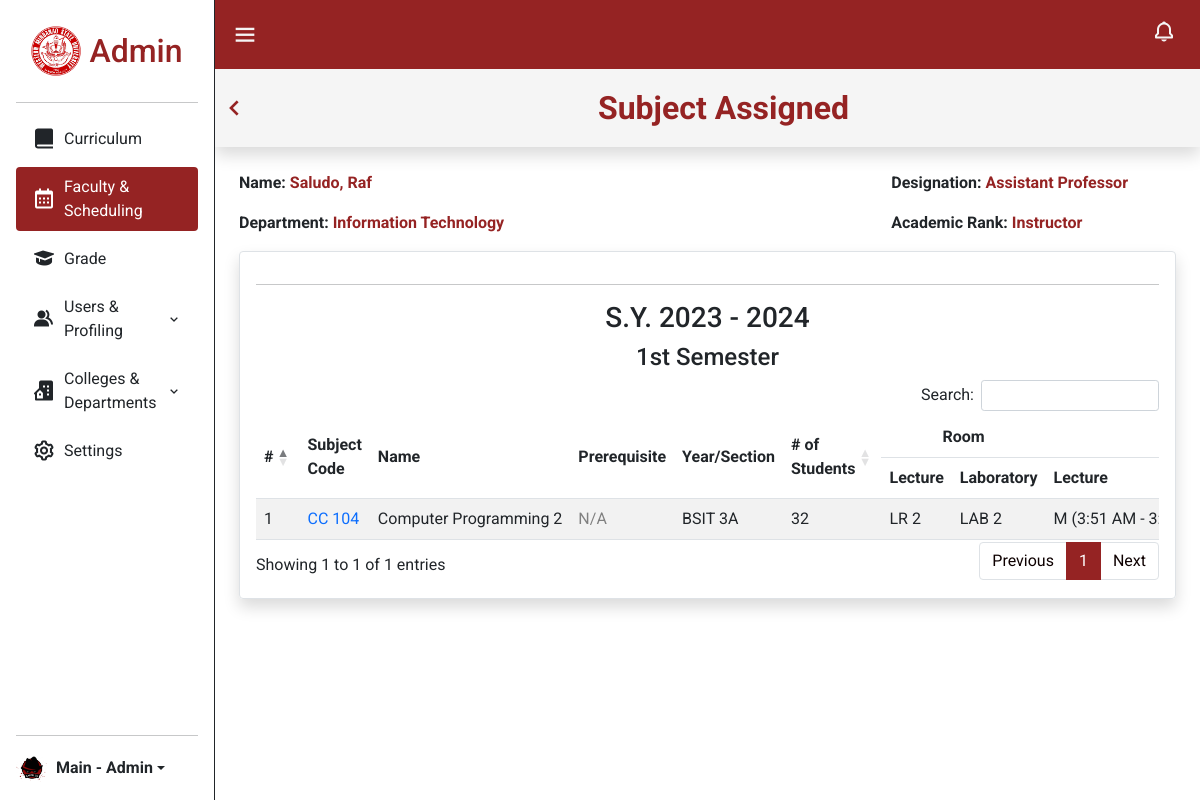
Page /admin/faculty_schedule?sched_id=16&department_id=17 (signed in) on the committed database.
### tables this page shows
CREATE TABLE `profiling_table` (
  `profiling_id` int(11) NOT NULL,
  `emp_id` text NOT NULL,
  `f_name` varchar(50) NOT NULL,
  `l_name` varchar(50) NOT NULL,
  `m_name` varchar(50) NOT NULL,
  `email` varchar(100) NOT NULL,
  `start_service` varchar(50) NOT NULL,
  `end_service` varchar(50) DEFAULT NULL,
  `acad_type` varchar(100) NOT NULL,
  `faculty_type` varchar(100) NOT NULL,
  `designation` varchar(100) NOT NULL,
  `department_id` int(100) NOT NULL,
  `is_created` timestamp NOT NULL DEFAULT current_timestamp(),
  `is_updated` timestamp NOT NULL DEFAULT current_timestamp() ON UPDATE current_timestamp()
);

CREATE TABLE `college_department_table` (
  `department_id` int(11) NOT NULL,
  `department_name` varchar(255) NOT NULL
);

CREATE TABLE `faculty_schedule` (
  `sched_id` int(11) NOT NULL,
  `profiling_id` int(11) NOT NULL,
  `release_time` tinyint(1) NOT NULL,
  `hrs_per_week` int(11) NOT NULL,
  `school_yr` varchar(255) NOT NULL,
  `semester` int(11) NOT NULL
);

CREATE TABLE `semester` (
  `semester_id` int(11) NOT NULL,
  `semester` varchar(50) NOT NULL
);

CREATE TABLE `faculty_subjects` (
  `faculty_sub_id` int(11) NOT NULL,
  `sched_id` int(11) NOT NULL,
  `curr_id` int(11) NOT NULL,
  `yr_sec` varchar(255) NOT NULL,
  `no_students` int(11) NOT NULL,
  `lec_days` varchar(255) DEFAULT NULL,
  `lab_days` varchar(255) DEFAULT NULL,
  `lec_time` varchar(255) DEFAULT NULL,
  `lab_time` varchar(255) DEFAULT NULL,
  `lec_room` varchar(255) DEFAULT NULL,
  `lab_room` varchar(255) DEFAULT NULL,
  `lec_units` int(11) DEFAULT NULL,
  `lab_units` int(11) DEFAULT NULL
);

CREATE TABLE `curr_table` (
  `curr_id` int(11) NOT NULL,
  `curr_year_id` int(11) NOT NULL,
  `college_course_id` int(11) NOT NULL,
  `time_id` int(11) NOT NULL,
  `year_level_id` int(11) NOT NULL,
  `semester_id` int(11) NOT NULL,
  `sub_code` varchar(150) NOT NULL,
  `sub_name` varchar(250) NOT NULL,
  `sub_prerequisite` varchar(250) DEFAULT NULL,
  `lec` int(11) DEFAULT NULL,
  `lab` int(11) DEFAULT NULL
);

### classes/faculty_sched.class.php (called while the page is built, shortened)
<?php
require_once 'database.php';
class Faculty_Sched
{
    protected $db;
    function __construct()
    {
        $this->db = new Database();
    }
    function fetch($sched_id)
    {
        $sql = "SELECT fs.*, CONCAT(p.l_name, ', ', p.f_name, ' ', p.m_name) AS fullName, s.semester as semester_name FROM faculty_schedule fs
                LEFT JOIN semester s ON fs.semester = s.semester_id
                INNER JOIN profiling_table p ON fs.profiling_id = p.profiling_id
                WHERE sched_id = :sched_id;";
        $query = $this->db->connect()->prepare($sql);
        $query->bindParam(':sched_id', $sched_id);
        if ($query->execute()) {
            $data = $query->fetch();
        }
        return $data;
    }
}
?>

### classes/database.php (called while the page is built)
<?php
class Database {
  private $host = 'localhost';
  private $username = 'root';
  private $password = '';
  private $database = 'auto_gsdb';
  protected $connection;
  function connect() {
    try {
      $this->connection = new PDO("mysql:host=$this->host;dbname=$this->database", $this->username, $this->password);
    }
    catch(PDOException $e) {
      echo "Connection Error!" . $e->getMessage();
    }
    return $this->connection;
  }
}
?>

### classes/profiling.class.php (called while the page is built, shortened)
<?php
require_once 'database.php';
class Profiling
{
  protected $db;
  function __construct()
  {
    $this->db = new Database();
  }
  public function fetchForSched($record_profiling_id)
  {
    $sql = "SELECT p.*, CONCAT(p.l_name, ', ', p.f_name, ' ', p.m_name) AS fullName, c.department_name
            FROM profiling_table p
            LEFT JOIN college_department_table c ON p.department_id = c.department_id
            WHERE profiling_id = :profiling_id;
            ";
    $query = $this->db->connect()->prepare($sql);
    $query->bindParam(':profiling_id', $record_profiling_id);
    $data = null;
    if ($query->execute()) {
      $data = $query->fetch();
    }
    return $data;
  }
}
?>

### classes/faculty_subs.class.php (called while the page is built, shortened)
<?php
require_once 'database.php';
class Faculty_Subjects
{
    protected $db;
    function __construct()
    {
        $this->db = new Database();
    }
    function showByFaculty($sched_id)
    {
        $sql = "SELECT fs.*, ct.sub_code, ct.sub_name, ct.sub_prerequisite FROM faculty_subjects fs
            LEFT JOIN curr_table ct ON fs.curr_id = ct.curr_id
            WHERE sched_id = :sched_id";
        $query = $this->db->connect()->prepare($sql);
        $query->bindParam(':sched_id', $sched_id);
        $data = null;
        if ($query->execute()) {
            $data = $query->fetchAll();
        }
        return $data;
    }
}
?>

### admin/faculty_schedule.php (the view, shortened to what this page needs)
<?php
require_once '../classes/profiling.class.php';
require_once '../classes/faculty_sched.class.php';
require_once '../classes/faculty_subs.class.php';
$profiling = new Profiling();
$sched = new Faculty_Sched();
$fac_subs = new Faculty_Subjects();
if (isset($_GET['sched_id'])) {
    $sched_id = $_GET['sched_id'];
    $existingSched = $sched->fetch($sched_id);
} else {
    $error_message = "Invalid schedule ID.";
}
$profile = $profiling->fetchForSched($existingSched['profiling_id']);
$subs = $fac_subs->showByFaculty($_GET['sched_id']);
?>
<!DOCTYPE html>
<html lang="en">
<?php
include '../includes/admin_head.php';
?>
<body>
    <div class="home">
        <div class="side">
            <?php
            require_once('../includes/admin_sidepanel.php')
                ?>
        </div>
        <main>
            <div class="header">
                <?php
                require_once('../includes/admin_header.php')
                    ?>
            </div>
            <div class="flex-md-nowrap p-1 title_page shadow" style="background-color: whitesmoke;">
                <div class="d-flex align-items-center">
                    <a href="./faculty?department_id=<?= $_GET['department_id'] ?>"
                        class="bg-none d-flex align-items-center"><i
                            class='bx bx-chevron-left fs-2 brand-color'></i></a>
                    <div class="container-fluid d-flex justify-content-center">
                        <span class="fs-2 fw-bold h1 m-0 brand-color">Subject Assigned</span>
                    </div>
                </div>
            </div>
            <div class="m-4">
                <div class="details d-flex justify-content-between me-5">
                    <div class="d-flex flex-column">
                        <p class="fw-bolder">Name:
                            <span class="fw-bold brand-color"><?= ucwords($profile['fullName']) ?></span>
                        </p>
                        <p class="fw-bolder">Department: <span
                                class="fw-bold brand-color"><?= ucwords($profile['department_name']) ?></span></p>
                    </div>
                    <div class="d-flex flex-column">
                        <p class="fw-bolder">Designation:
                            <span class="fw-bold brand-color"><?= ucwords($profile['designation']) ?>
                        </p>
                        <p class="fw-bolder">Academic Rank: <span
                                class="fw-bold brand-color"><?= ucwords($profile['acad_type']) ?></span></p>
                    </div>
                </div>
                <div class="content container-fluid mw-100 border rounded shadow p-3">
                    <hr>
                    <div class="d-flex flex-column align-items-center">
                        <h3>S.Y. <?= $existingSched['school_yr'] ?></h3>
                        <h4><?= $existingSched['semester_name'] ?></h4>
                    </div>
                    <table id="home_table" class="table table-striped" style="width:100%">
                        <thead>
                            <tr>
                                <th rowspan="2" class="align-middle">#</th>
                                <th rowspan="2" class="align-middle">Subject Code</th>
                                <th rowspan="2" class="align-middle">Name</th>
                                <th rowspan="2" class="align-middle">Prerequisite</th>
                                <th rowspan="2" class="align-middle">Year/Section</th>
                                <th rowspan="2" class="align-middle"># of Students</th>
                                <th colspan="2" class="text-center">Room</th>
                                <th colspan="2" class="text-center">Schedules</th>
                            </tr>
                            <tr>
                                <th>Lecture</th>
                                <th>Laboratory</th>
                                <th>Lecture</th>
                            </tr>
                        </thead>
                        <tbody>
                            <?php
                            $counter = 1;
                            function formatValue($value)
                            {
                                return !empty($value) ? $value : "<span style='color: gray;'>N/A</span>";
                            }
                            foreach ($subs as $sub):
                                $sub_pre = formatValue($sub['sub_prerequisite']);
                                $lec_room = formatValue($sub['lec_room']);
                                $lab_room = formatValue($sub['lab_room']);
                                $lec_days = $sub['lec_days'];
                                $lec_time = formatValue($sub['lec_time']);
                                ?>
                                <tr>
                                    <td><?= $counter ?></td>
                                    <td><a
                                            href="./sub_students?sched_id=<?= $_GET['sched_id'] ?>&department_id=<?= $_GET['department_id'] ?>&faculty_sub_id=<?= $sub['faculty_sub_id'] ?>"><?= $sub['sub_code'] ?></a>
                                    </td>
                                    <td><?= $sub['sub_name'] ?></td>
                                    <td><?= $sub_pre ?></td>
                                    <td><?= $sub['yr_sec'] ?></td>
                                    <td><?= $sub['no_students'] ?></td>
                                    <td><?= $lec_room ?></td>
                                    <td><?= $lab_room ?></td>
                                    <td><?= $lec_days . " (" . $lec_time . ")" ?></td>
                                </tr>
                                <?php
                                $counter++;
                            endforeach;
                            ?>
                        </tbody>
                    </table>
                </div>
            </div>
        </main>
    </div>
</body>
</html>

### admin/css/style.css (style rules this page uses)
:root { --primary-color: #952323; --dark-color: rgb(6, 6, 6); }
.bg-none { background-color: #ffffff00; }
.brand-color { color: var(--primary-color) !important; padding: 0.5em 0 !important; }
* { font-family: "Roboto", sans-serif; margin: 0; padding: 0; box-sizing: border-box; outline: none; border: none; text-decoration: none !important; transition: 0.1s linear; }
html { overflow-x: hidden; scroll-padding-top: 9rem; scroll-behavior: smooth; }
body .home main { margin-left: 215px; transition: 0.1s linear; }
table.dataTable tbody th, table.dataTable tbody td { white-space: nowrap !important; }

### rows in the picture
profiling_table: department.department_name "Information Technology", designation "Assistant Professor", acad_type "Instructor"
faculty_schedule: school_yr "2023 - 2024", semester.semester "1st Semester"
faculty_subjects: curr.sub_code "CC 104", curr.sub_name "Computer Programming 2", yr_sec "BSIT 3A", no_students "32", lec_room "LR 2 LAB 2 3:51 AM -…", lec_days "M"

### other values in the picture
$_SESSION['l_name'] "Main"
$_SESSION['f_name'] "Admin"
$profile['fullName'] "Saludo, Raf"
